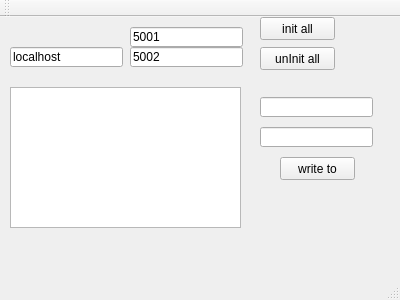
<?xml version="1.0" encoding="UTF-8"?>
<ui version="4.0">
 <class>MainWindow</class>
 <widget class="QMainWindow" name="MainWindow">
  <property name="geometry">
   <rect>
    <x>0</x>
    <y>0</y>
    <width>400</width>
    <height>300</height>
   </rect>
  </property>
  <property name="windowTitle">
   <string>MainWindow</string>
  </property>
  <widget class="QWidget" name="centralWidget">
   <widget class="QPushButton" name="pushButton">
    <property name="geometry">
     <rect>
      <x>260</x>
      <y>0</y>
      <width>75</width>
      <height>23</height>
     </rect>
    </property>
    <property name="text">
     <string>init all</string>
    </property>
   </widget>
   <widget class="QLineEdit" name="lineEdit_localPort">
    <property name="geometry">
     <rect>
      <x>130</x>
      <y>10</y>
      <width>113</width>
      <height>20</height>
     </rect>
    </property>
    <property name="text">
     <string>5001</string>
    </property>
   </widget>
   <widget class="QLineEdit" name="lineEdit_remoteAddress">
    <property name="geometry">
     <rect>
      <x>10</x>
      <y>30</y>
      <width>113</width>
      <height>20</height>
     </rect>
    </property>
    <property name="text">
     <string>localhost</string>
    </property>
   </widget>
   <widget class="QLineEdit" name="lineEdit_remotePort">
    <property name="geometry">
     <rect>
      <x>130</x>
      <y>30</y>
      <width>113</width>
      <height>20</height>
     </rect>
    </property>
    <property name="text">
     <string>5002</string>
    </property>
   </widget>
   <widget class="QTextEdit" name="textEdit">
    <property name="geometry">
     <rect>
      <x>10</x>
      <y>70</y>
      <width>231</width>
      <height>141</height>
     </rect>
    </property>
   </widget>
   <widget class="QLineEdit" name="lineEdit_operation">
    <property name="geometry">
     <rect>
      <x>260</x>
      <y>80</y>
      <width>113</width>
      <height>20</height>
     </rect>
    </property>
   </widget>
   <widget class="QLineEdit" name="lineEdit_data">
    <property name="geometry">
     <rect>
      <x>260</x>
      <y>110</y>
      <width>113</width>
      <height>20</height>
     </rect>
    </property>
   </widget>
   <widget class="QPushButton" name="pushButton_2">
    <property name="geometry">
     <rect>
      <x>280</x>
      <y>140</y>
      <width>75</width>
      <height>23</height>
     </rect>
    </property>
    <property name="text">
     <string>write to</string>
    </property>
   </widget>
   <widget class="QPushButton" name="pushButton_3">
    <property name="geometry">
     <rect>
      <x>260</x>
      <y>30</y>
      <width>75</width>
      <height>23</height>
     </rect>
    </property>
    <property name="text">
     <string>unInit all</string>
    </property>
   </widget>
  </widget>
  <widget class="QMenuBar" name="menuBar">
   <property name="geometry">
    <rect>
     <x>0</x>
     <y>0</y>
     <width>400</width>
     <height>21</height>
    </rect>
   </property>
  </widget>
  <widget class="QToolBar" name="mainToolBar">
   <attribute name="toolBarArea">
    <enum>TopToolBarArea</enum>
   </attribute>
   <attribute name="toolBarBreak">
    <bool>false</bool>
   </attribute>
  </widget>
  <widget class="QStatusBar" name="statusBar"/>
 </widget>
 <layoutdefault spacing="6" margin="11"/>
 <resources/>
 <connections/>
</ui>
